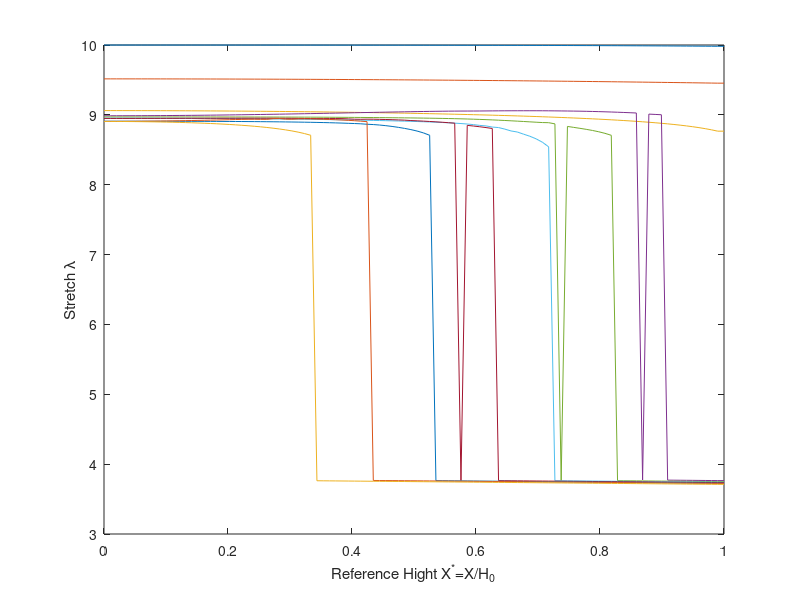
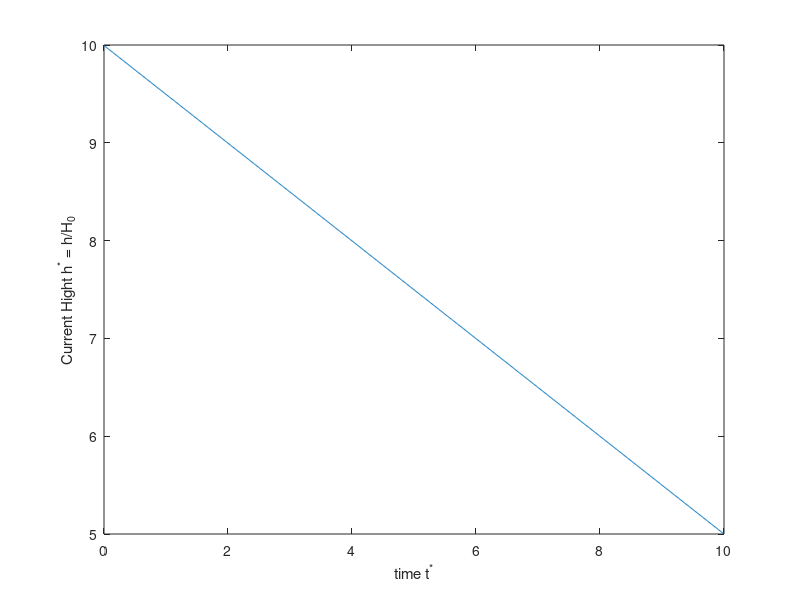
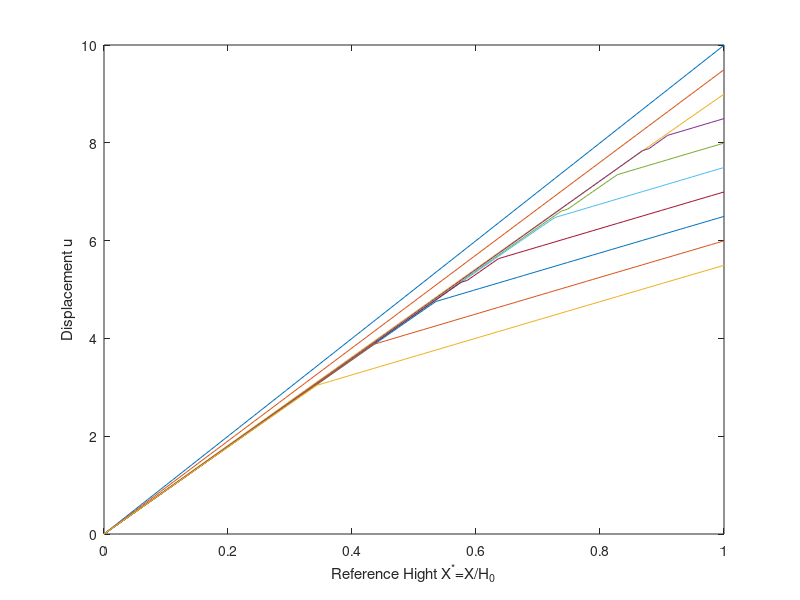
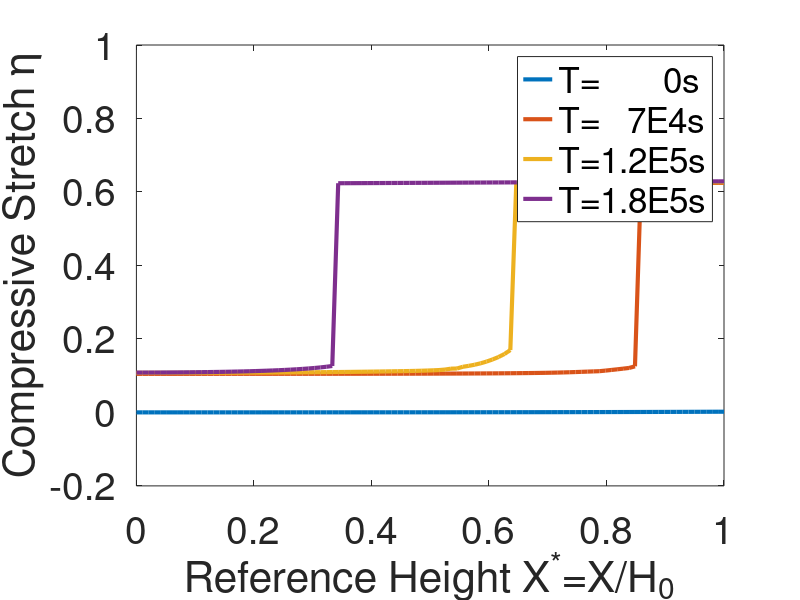

These figures' MATLAB source, in order: (Note: this script raises an error after producing the figures.)
clear all
close all

load('solutionCompress')
%%
[size1 size2] = size(u);
x = linspace(0,1,size2);
t = linspace(0,10,size1);

for i = 1 : size2-1
    eps(:,i) = (u(:,i+1)-u(:,i))/(x(i+1)-x(i));
end
eps(:,size2) = eps(:,size2-1);




%%
figure(1)
plot(x,eps(1:100:901,:))
xlabel('Reference Hight X^*=X/H_0')
ylabel('Stretch \lambda')

%%
figure(2)
plot(t,u(:,end))
xlabel('time t^*')
ylabel('Current Hight h^* = h/H_0')

%%
figure(3)
plot(x,u(1:100:901,:))
xlabel('Reference Hight X^*=X/H_0')
ylabel('Displacement u')

%%
figure(4)
hold on
box on
set(gca,'FontSize',28);
Matrix = [1 360 590 900];
for j = 1 :4
    i = Matrix(j);
    plot(x,1-eps(i,:)/10,'linewidth',3)
end
xlabel('Reference Height X^*=X/H_0')
ylabel('Compressive Stretch \eta')
legend('T=       0s','T=   7E4s','T=1.2E5s','T=1.8E5s')
axis([0 1 -0.2 1.0])
%legend('T=1s','T=201s','T=401s','T=601s','T=801s')
%T1 = title('$\dot{\gamma}=0.005 s^{-1}$');
%set(T1,'interpreter','latex');
%axis([0 1 -0.2 0.8])
%% force extension
%  This is for compression
kBT = 1.38*10^(-23) * 300;
v = 1.7 * 10 ^ (-28);
Ki = 0.1;
G0 = 0.1 * 10 ^6;
D = 5 * 10^(-9);
% coefa = 794.4710;
% coefb = 8 * coefa;
% coefc = 7.25 * coefa;
coefa = 1.0 * 10^4;          % Material Property
coefb = -16 * coefa;
coefc = 64 * coefa;


DuDx = eps(:,end);

f_C = (log(1-1./DuDx) + 1./DuDx + Ki./DuDx.^2) ...
    -v*G0/kBT./DuDx + v*coefc/kBT* (DuDx-1)...
    +v*coefb/kBT*(DuDx-1).^2 + v*coefa/kBT*(DuDx-1).^3;

%% Stretching
u_C = u;
lambda_C = (10- u_C(:,end))/10;
load('solutionStrech')
[size1 size2] = size(u);
x = linspace(0,1,size2);
t = linspace(0,10,size1);
u_S = u;
lambda_S = (10-u_S(:,end))/10;
for i = 1 : size2-1
    eps_s(:,i) = (u(:,i+1)-u(:,i))/(x(i+1)-x(i));
end
eps_s(:,size2) = eps_s(:,size2-1);

DuDx = eps_s(:,end);

f_S = (log(1-1./DuDx) + 1./DuDx + Ki./DuDx.^2) ...
    -v*G0/kBT./DuDx + v*coefc/kBT* (DuDx-1)...
    +v*coefb/kBT*(DuDx-1).^2 + v*coefa/kBT*(DuDx-1).^3;


%smoothfittingC = fit(lambda_C([1:25:end,end]),-f_C([1:25:end,end])*kBT/v,'smoothingspline','SmoothingParam',0.99999);
%smoothfittingS = fit(lambda_S([1:25:end,end]),-f_S([1:25:end,end])*kBT/v,'smoothingspline','SmoothingParam',0.99999);
%plot(f,month,pressure)
figure(5)
hold on
box on
set(gca,'FontSize',28);
SmfC = smooth(-f_C([1:25:end,end])*kBT/v);
SmfS = smooth(-f_S([1:25:end,end])*kBT/v);
plot(lambda_C([1:25:end,end]),SmfC,'linewidth',3);
plot(lambda_S([1:25:end,end]),SmfS,'linewidth',3);
%plot(smoothfittingC,'linewidth',3);
%plot(smoothfittingS,'linewidth',3);
xlabel('Compressive Strain')
ylabel('Compressive Stress (Pa)')
legend('Compression','Stretching')
axis([0 0.5 -3E5 4E5]);
%T1 = title('$\dot{\gamma}=0.005 s^{-1}$');
%set(T1,'interpreter','latex');
hold off

%%



%%
 PB = 25;
xPB1 = x(1:PB);
u_CPB1 = u_C(end,1:PB);
xPB2 = x(PB:end);
u_CPB2 = u_C(end,PB:end);
%plot(xPB1,u_CPB1)
%plot(xPB2,u_CPB2)

figure(6)
hold on
box on
set(gca,'FontSize',28);
Matrix = [1 300 600 900];
for j = 1 :4
    i = Matrix(j);
    plot(x,1-eps_s(i,:)/10,'linewidth',3)
end
xlabel('Reference Height X^*=X/H_0')
ylabel('Compressive Stretch \eta')
%legend('T=1s','T=201s','T=401s','T=601s','T=801s')
%T1 = title('$\dot{\gamma}=0.05 s^{-1}$');
legend('T=       0s','T=   6E4s','T=1.2E5s','T=1.8E5s')
axis([0 1 -0.2 1.0])
%set(T1,'interpreter','latex');
